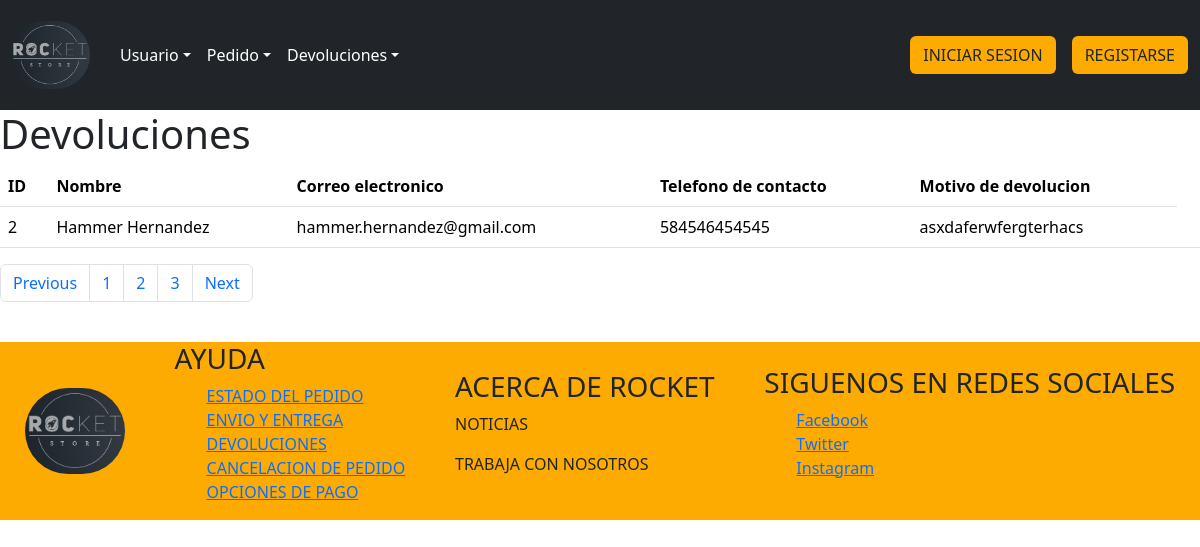
The page /devoluciones/ on the database its author committed.
### tienda/models.py (models this page shows, shortened)
class Devoluciones(models.Model):
    nombre = models.CharField(max_length=254)
    email = models.EmailField(max_length=254, unique=True)
    telefono = models.IntegerField()
    descripcion = models.TextField()

### tienda/views.py (the view)
# urls.py: path("devoluciones/", views.devoluciones, name="devoluciones"),
def devoluciones(request):
    q = Devoluciones.objects.all()
    contexto = {"data": q}
    return render(request, "tienda/devoluciones/devoluciones.html", contexto)

### tienda/templates/tienda/devoluciones/devoluciones.html (shortened to what this page needs)
{% extends 'tienda/inicio/base.html' %}
{% load static %}
{% load humanize %}
{% block contenedor %}
    <h1>Devoluciones</h1>
    <table class="table">
        <thead>
            <tr>
                <th>ID</th>
                <th>Nombre</th>
                <th>Correo electronico</th>
                <th>Telefono de contacto</th>
                <th>Motivo de devolucion</th>
            </tr>
        </thead>
        <tbody>
            {% for r in data %}
                <tr>
                    <td>{{ r.id }}</td>
                    <td>{{ r.nombre }}</td>
                    <td>{{ r.email }}</td>
                    <td>{{ r.telefono }}</td>
                    <td>{{ r.descripcion }}</td>
                    <td>
                    </td>
                </tr>
            {% endfor %}
        </tbody>
    </table>
    <nav aria-label="Page navigation example">
        <ul class="pagination">
            <li class="page-item"><a class="page-link" href="#">Previous</a></li>
            <li class="page-item"><a class="page-link" href="#">1</a></li>
            <li class="page-item"><a class="page-link" href="#">2</a></li>
            <li class="page-item"><a class="page-link" href="#">3</a></li>
            <li class="page-item"><a class="page-link" href="#">Next</a></li>
        </ul>
    </nav>
{% endblock %}

### rows shown on the page
Devoluciones: id "2", nombre "Hammer Hernandez", email "hammer.hernandez@gmail.com", telefono "584546454545", descripcion "asxdaferwfergterhacs"
